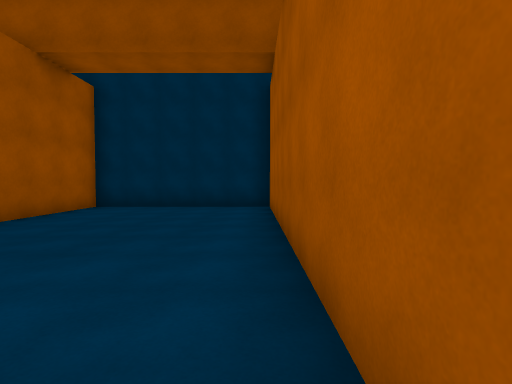
view 1 (above)

24 first-person views from a walk through a Unity game level. The camera is 1.5 m above the floor, tilts 2° down and sees 80° across. The floor is counted in squares, 2 m on a side. Each view is taken from the middle of a square. On the plan, view 1 faces up. The plan holds only what a view shows up to about 10 squares ahead; the rest is blank. The place goes on beyond the plan. The player character is not drawn. Some animated figures are left out. Surface patterns are stand-ins for the level's own textures.

view 2
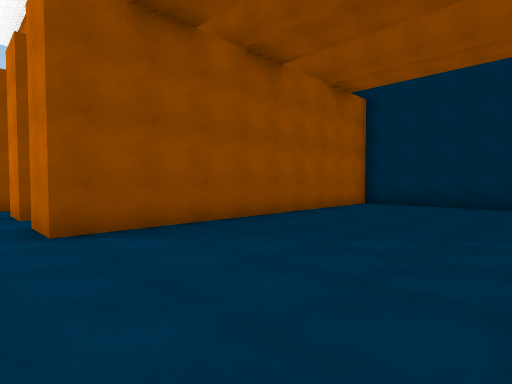

view 3
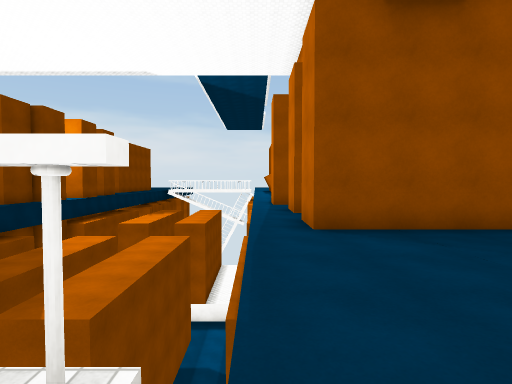

view 4
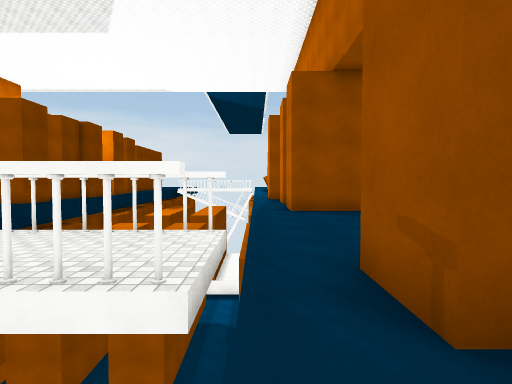

view 5
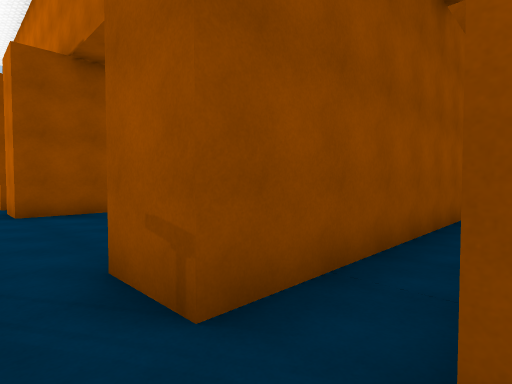

view 6
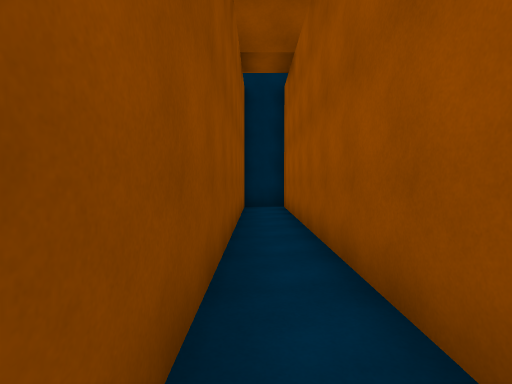

view 7
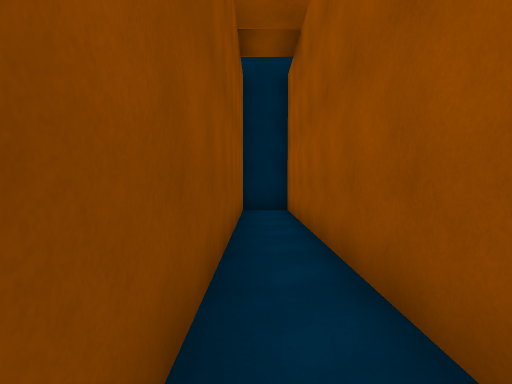

view 8
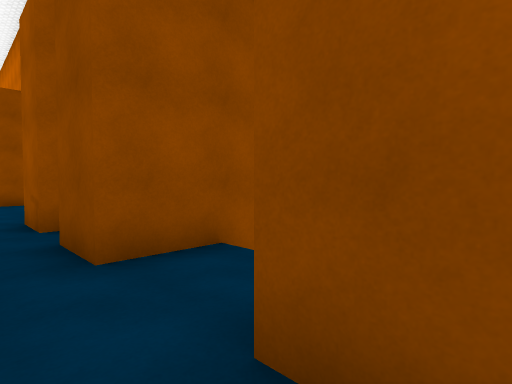

view 9
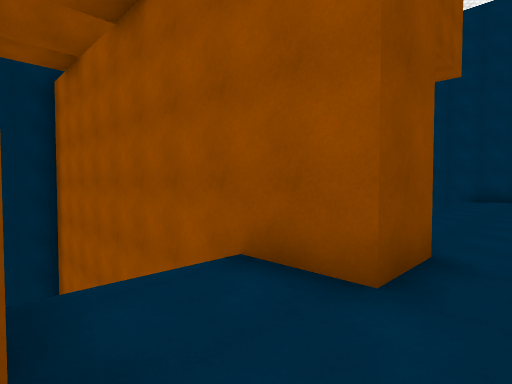

view 10
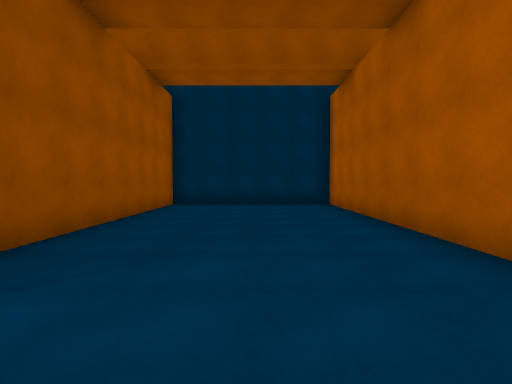

view 11
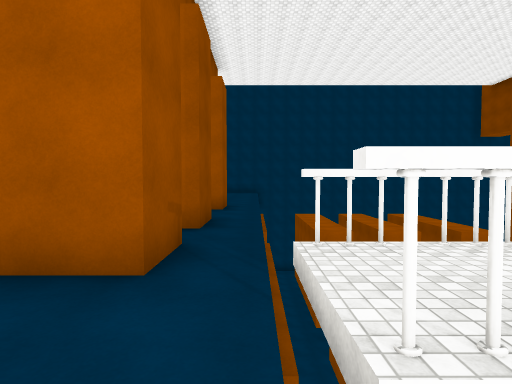

view 12
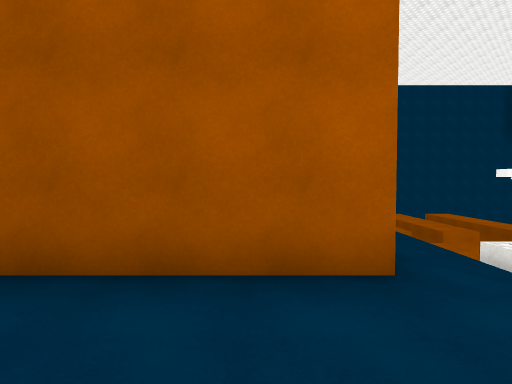

view 13
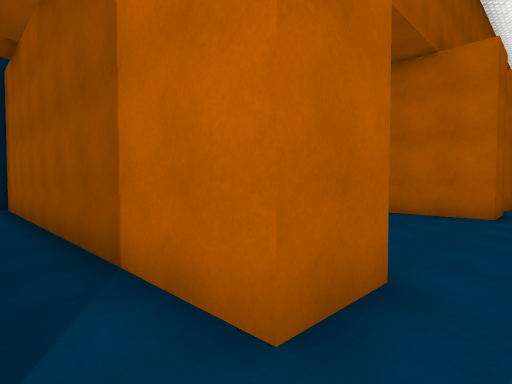

view 14
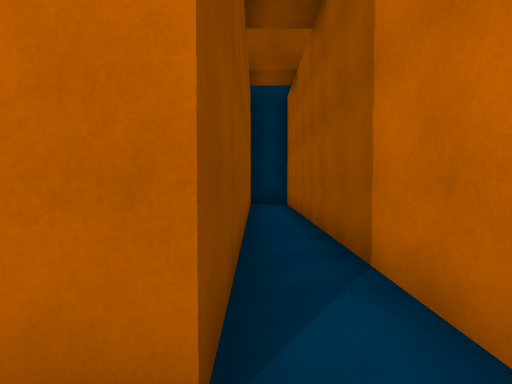

view 15
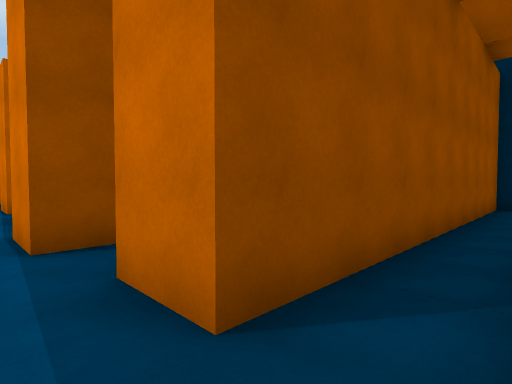

view 16
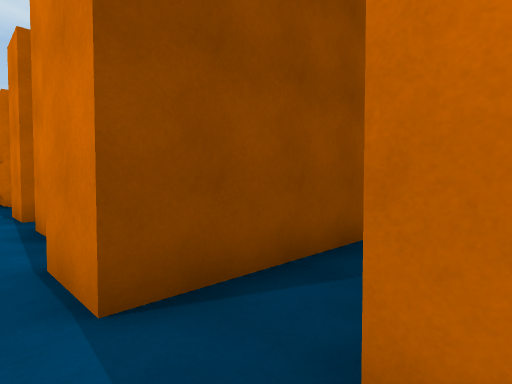

view 17
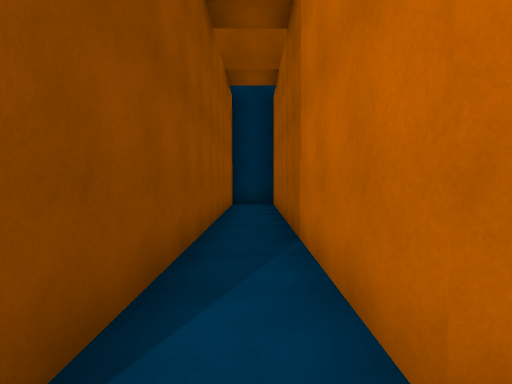

view 18
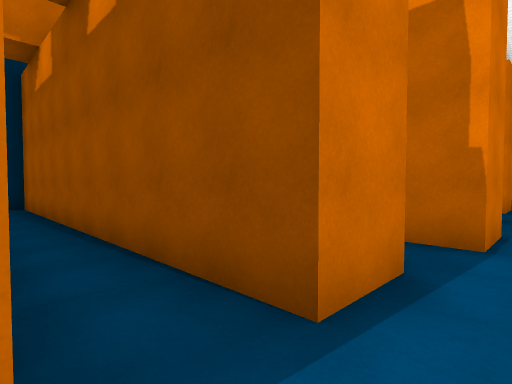

view 19
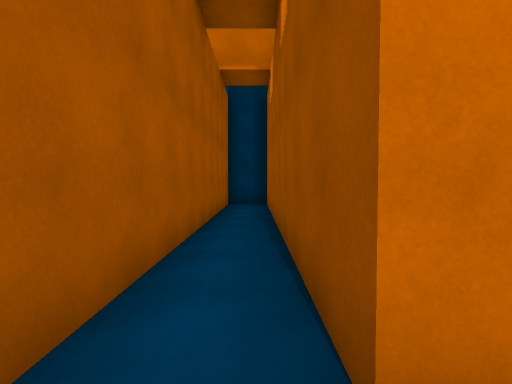

view 20
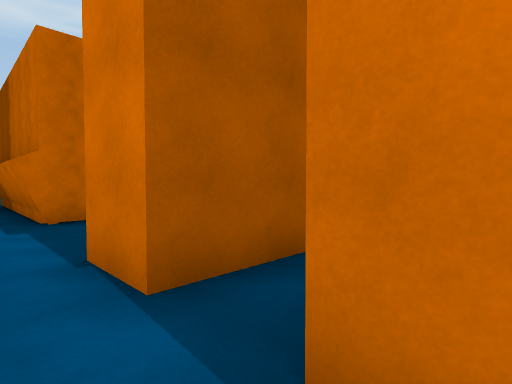

view 21
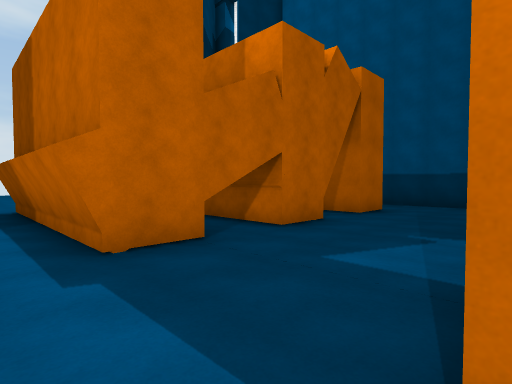

view 22
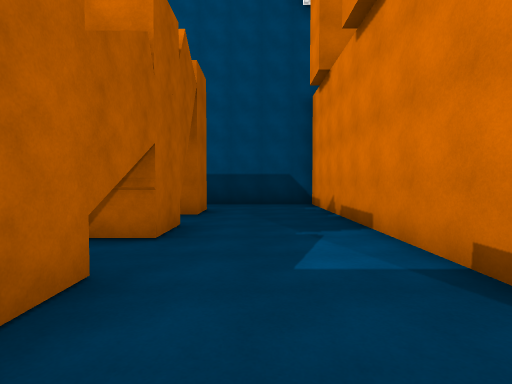

view 23
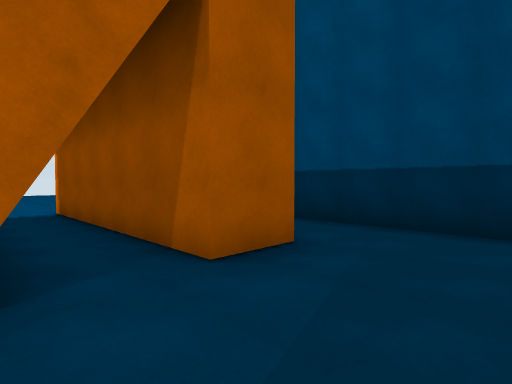

view 24
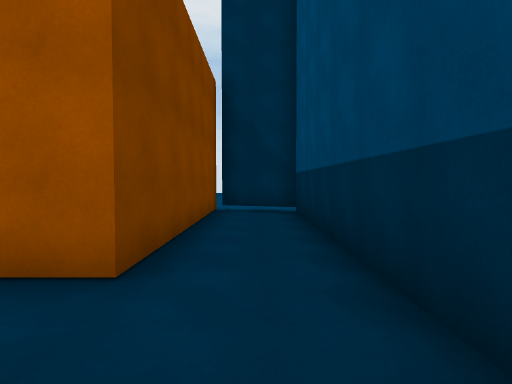

### Floor plan
Key: @ floor where view 1 was taken; # wall or solid block; . main floor; : floor 0.25 m higher than the main floor; v drop or lower ground.
Columns run from 28 left of view 1 to 8 right of it. Each row starts with its distance up from view 1.
  9   .#############  ############### #
  8   .#........##.#  #.#.##.....#.#  #
  7  ..######...##.#  #.#.##.....#.#  #
  6 ...######...##.#  #.#.##.....#.#  #
  5 ............##.#  #.#.##.....#.#  #
  4         #...##.#  #.#.##.....#.#  #
  3        ##...##.#  #.#.##.....#.#  #
  2         #...##.#  #.#.##.....#.## #
  1         #...##.#  #.#.##.....#.##.#
  0    ######...##.#.##.#.##....@#.##.##.
 -1        ..............................
 -2                   vv vv    #:#     vv
 -3                   vvvvvvv  #:#     vv
 -4                   vvvvvvv  ###   vv

Where each view was taken, in squares from view 1:
view 1: 0 up, 0 right, facing up
view 2: 1 down, 0 right, facing up-left
view 3: 1 down, 0 right, facing left
view 4: 1 down, 3 right, facing left
view 5: 1 down, 3 right, facing up-left
view 6: 0 up, 2 right, facing up
view 7: 1 up, 2 right, facing up
view 8: 1 down, 7 right, facing up-left
view 9: 1 down, 4 right, facing up-right
view 10: 1 down, 2 left, facing up
view 11: 1 down, 2 left, facing right
view 12: 1 up, 2 left, facing right
view 13: 1 down, 7 left, facing up-right
view 14: 1 down, 7 left, facing up
view 15: 1 down, 6 left, facing up-left
view 16: 1 down, 8 left, facing up-left
view 17: 1 down, 9 left, facing up
view 18: 1 down, 15 left, facing up-right
view 19: 1 down, 14 left, facing up
view 20: 1 down, 13 left, facing up-left
view 21: 1 down, 16 left, facing up-left
view 22: 1 down, 18 left, facing up
view 23: 4 up, 17 left, facing up-left
view 24: 8 up, 17 left, facing left
